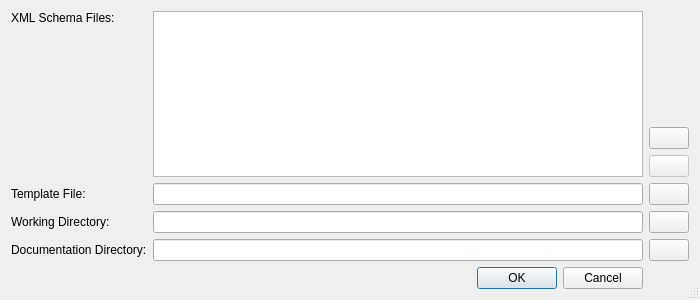
<?xml version="1.0" encoding="UTF-8"?>
<ui version="4.0">
 <class>SettingsPathDialog</class>
 <widget class="QDialog" name="SettingsPathDialog">
  <property name="geometry">
   <rect>
    <x>0</x>
    <y>0</y>
    <width>700</width>
    <height>300</height>
   </rect>
  </property>
  <property name="minimumSize">
   <size>
    <width>600</width>
    <height>300</height>
   </size>
  </property>
  <property name="windowTitle">
   <string>Default paths and files - GROOPS</string>
  </property>
  <property name="sizeGripEnabled">
   <bool>true</bool>
  </property>
  <layout class="QGridLayout" name="gridLayout" rowstretch="1,0,0,0,0,0" columnstretch="0,1,0">
   <item row="0" column="0" alignment="Qt::AlignTop">
    <widget class="QLabel" name="labelSchema">
     <property name="sizePolicy">
      <sizepolicy hsizetype="Minimum" vsizetype="Minimum">
       <horstretch>0</horstretch>
       <verstretch>0</verstretch>
      </sizepolicy>
     </property>
     <property name="text">
      <string>XML Schema Files:</string>
     </property>
    </widget>
   </item>
   <item row="0" column="1" rowspan="2">
    <widget class="QListWidget" name="listSchema">
     <property name="minimumSize">
      <size>
       <width>0</width>
       <height>50</height>
      </size>
     </property>
    </widget>
   </item>
   <item row="0" column="2" alignment="Qt::AlignBottom">
    <widget class="QPushButton" name="buttonSchemaAdd">
     <property name="sizePolicy">
      <sizepolicy hsizetype="Minimum" vsizetype="Minimum">
       <horstretch>0</horstretch>
       <verstretch>0</verstretch>
      </sizepolicy>
     </property>
     <property name="toolTip">
      <string>Add schema file</string>
     </property>
     <property name="icon">
      <iconset resource="../resources/icons.qrc">
       <normaloff>:/icons/scalable/edit-add.svg</normaloff>:/icons/scalable/edit-add.svg</iconset>
     </property>
    </widget>
   </item>
   <item row="1" column="2">
    <widget class="QPushButton" name="buttonSchemaRemove">
     <property name="enabled">
      <bool>false</bool>
     </property>
     <property name="sizePolicy">
      <sizepolicy hsizetype="Minimum" vsizetype="Minimum">
       <horstretch>0</horstretch>
       <verstretch>0</verstretch>
      </sizepolicy>
     </property>
     <property name="toolTip">
      <string>Remove schema file</string>
     </property>
     <property name="icon">
      <iconset resource="../resources/icons.qrc">
       <normaloff>:/icons/scalable/edit-delete.svg</normaloff>:/icons/scalable/edit-delete.svg</iconset>
     </property>
    </widget>
   </item>
   <item row="2" column="0">
    <widget class="QLabel" name="labelTemplate">
     <property name="sizePolicy">
      <sizepolicy hsizetype="Minimum" vsizetype="Minimum">
       <horstretch>0</horstretch>
       <verstretch>0</verstretch>
      </sizepolicy>
     </property>
     <property name="text">
      <string>Template File:</string>
     </property>
    </widget>
   </item>
   <item row="2" column="1">
    <widget class="QLineEdit" name="editTemplateFile">
     <property name="sizePolicy">
      <sizepolicy hsizetype="Expanding" vsizetype="Minimum">
       <horstretch>0</horstretch>
       <verstretch>0</verstretch>
      </sizepolicy>
     </property>
    </widget>
   </item>
   <item row="2" column="2">
    <widget class="QPushButton" name="buttonTemplateFile">
     <property name="sizePolicy">
      <sizepolicy hsizetype="Minimum" vsizetype="Minimum">
       <horstretch>0</horstretch>
       <verstretch>0</verstretch>
      </sizepolicy>
     </property>
     <property name="icon">
      <iconset resource="../resources/icons.qrc">
       <normaloff>:/icons/scalable/document-open.svg</normaloff>:/icons/scalable/document-open.svg</iconset>
     </property>
    </widget>
   </item>
   <item row="3" column="0">
    <widget class="QLabel" name="labelWorkingDir">
     <property name="sizePolicy">
      <sizepolicy hsizetype="Minimum" vsizetype="Minimum">
       <horstretch>0</horstretch>
       <verstretch>0</verstretch>
      </sizepolicy>
     </property>
     <property name="text">
      <string>Working Directory:</string>
     </property>
    </widget>
   </item>
   <item row="3" column="1">
    <widget class="QLineEdit" name="editWorkingDir">
     <property name="sizePolicy">
      <sizepolicy hsizetype="Expanding" vsizetype="Minimum">
       <horstretch>0</horstretch>
       <verstretch>0</verstretch>
      </sizepolicy>
     </property>
    </widget>
   </item>
   <item row="3" column="2">
    <widget class="QPushButton" name="buttonWorkingDir">
     <property name="sizePolicy">
      <sizepolicy hsizetype="Minimum" vsizetype="Minimum">
       <horstretch>0</horstretch>
       <verstretch>0</verstretch>
      </sizepolicy>
     </property>
     <property name="icon">
      <iconset resource="../resources/icons.qrc">
       <normaloff>:/icons/scalable/document-open.svg</normaloff>:/icons/scalable/document-open.svg</iconset>
     </property>
    </widget>
   </item>
   <item row="4" column="0">
    <widget class="QLabel" name="labelDocumentationDir">
     <property name="sizePolicy">
      <sizepolicy hsizetype="Minimum" vsizetype="Minimum">
       <horstretch>0</horstretch>
       <verstretch>0</verstretch>
      </sizepolicy>
     </property>
     <property name="text">
      <string>Documentation Directory:</string>
     </property>
    </widget>
   </item>
   <item row="4" column="1">
    <widget class="QLineEdit" name="editDocumentationDir">
     <property name="sizePolicy">
      <sizepolicy hsizetype="Expanding" vsizetype="Minimum">
       <horstretch>0</horstretch>
       <verstretch>0</verstretch>
      </sizepolicy>
     </property>
    </widget>
   </item>
   <item row="4" column="2">
    <widget class="QPushButton" name="buttonDocumentationDir">
     <property name="sizePolicy">
      <sizepolicy hsizetype="Minimum" vsizetype="Minimum">
       <horstretch>0</horstretch>
       <verstretch>0</verstretch>
      </sizepolicy>
     </property>
     <property name="icon">
      <iconset resource="../resources/icons.qrc">
       <normaloff>:/icons/scalable/document-open.svg</normaloff>:/icons/scalable/document-open.svg</iconset>
     </property>
    </widget>
   </item>
   <item row="5" column="0" colspan="2">
    <widget class="QDialogButtonBox" name="buttonBox">
     <property name="sizePolicy">
      <sizepolicy hsizetype="Expanding" vsizetype="Minimum">
       <horstretch>0</horstretch>
       <verstretch>0</verstretch>
      </sizepolicy>
     </property>
     <property name="orientation">
      <enum>Qt::Horizontal</enum>
     </property>
     <property name="standardButtons">
      <set>QDialogButtonBox::Cancel|QDialogButtonBox::Ok</set>
     </property>
    </widget>
   </item>
  </layout>
 </widget>
 <resources>
  <include location="../resources/icons.qrc"/>
 </resources>
 <connections>
  <connection>
   <sender>buttonTemplateFile</sender>
   <signal>clicked()</signal>
   <receiver>SettingsPathDialog</receiver>
   <slot>clickedTemplateFile()</slot>
   <hints>
    <hint type="sourcelabel">
     <x>583</x>
     <y>98</y>
    </hint>
    <hint type="destinationlabel">
     <x>20</x>
     <y>20</y>
    </hint>
   </hints>
  </connection>
  <connection>
   <sender>buttonWorkingDir</sender>
   <signal>clicked()</signal>
   <receiver>SettingsPathDialog</receiver>
   <slot>clickedWorkingDir()</slot>
   <hints>
    <hint type="sourcelabel">
     <x>583</x>
     <y>131</y>
    </hint>
    <hint type="destinationlabel">
     <x>20</x>
     <y>20</y>
    </hint>
   </hints>
  </connection>
  <connection>
   <sender>buttonBox</sender>
   <signal>accepted()</signal>
   <receiver>SettingsPathDialog</receiver>
   <slot>clickedOk()</slot>
   <hints>
    <hint type="sourcelabel">
     <x>29</x>
     <y>164</y>
    </hint>
    <hint type="destinationlabel">
     <x>20</x>
     <y>20</y>
    </hint>
   </hints>
  </connection>
  <connection>
   <sender>buttonBox</sender>
   <signal>rejected()</signal>
   <receiver>SettingsPathDialog</receiver>
   <slot>reject()</slot>
   <hints>
    <hint type="sourcelabel">
     <x>29</x>
     <y>164</y>
    </hint>
    <hint type="destinationlabel">
     <x>20</x>
     <y>20</y>
    </hint>
   </hints>
  </connection>
  <connection>
   <sender>buttonSchemaAdd</sender>
   <signal>clicked()</signal>
   <receiver>SettingsPathDialog</receiver>
   <slot>clickedSchemaAdd()</slot>
   <hints>
    <hint type="sourcelabel">
     <x>576</x>
     <y>23</y>
    </hint>
    <hint type="destinationlabel">
     <x>299</x>
     <y>89</y>
    </hint>
   </hints>
  </connection>
  <connection>
   <sender>buttonSchemaRemove</sender>
   <signal>clicked()</signal>
   <receiver>SettingsPathDialog</receiver>
   <slot>clickedSchemaRemove()</slot>
   <hints>
    <hint type="sourcelabel">
     <x>576</x>
     <y>56</y>
    </hint>
    <hint type="destinationlabel">
     <x>299</x>
     <y>89</y>
    </hint>
   </hints>
  </connection>
  <connection>
   <sender>buttonDocumentationDir</sender>
   <signal>clicked()</signal>
   <receiver>SettingsPathDialog</receiver>
   <slot>clickedDocumentationDir()</slot>
   <hints>
    <hint type="sourcelabel">
     <x>677</x>
     <y>193</y>
    </hint>
    <hint type="destinationlabel">
     <x>350</x>
     <y>122</y>
    </hint>
   </hints>
  </connection>
 </connections>
 <slots>
  <slot>clickedOk()</slot>
  <slot>clickedWorkingDir()</slot>
  <slot>clickedSchemaAdd()</slot>
  <slot>clickedSchemaRemove()</slot>
  <slot>clickedTemplateFile()</slot>
  <slot>clickedDocumentationDir()</slot>
 </slots>
</ui>
